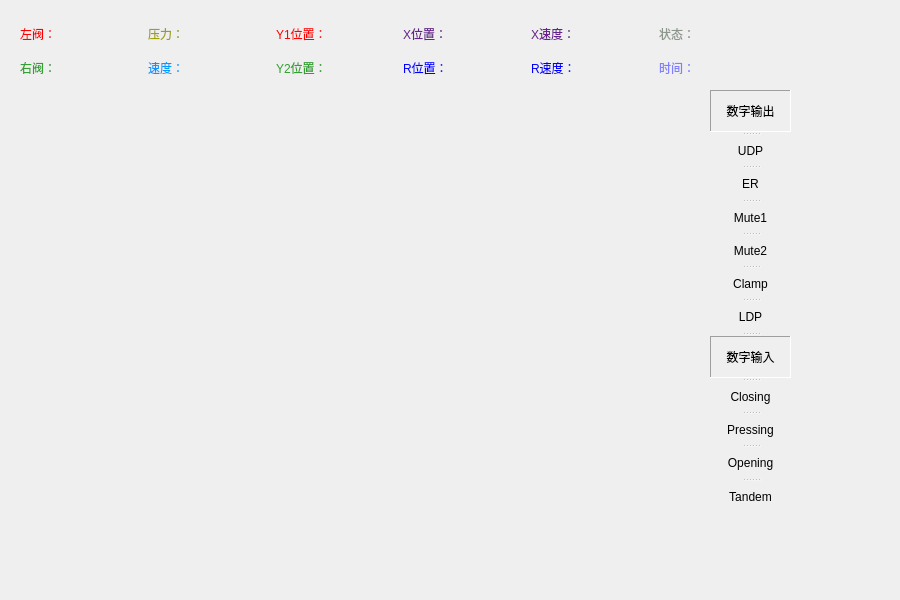
<?xml version="1.0" encoding="UTF-8"?>
<ui version="4.0">
 <class>Analyse</class>
 <widget class="QWidget" name="Analyse">
  <property name="geometry">
   <rect>
    <x>0</x>
    <y>0</y>
    <width>900</width>
    <height>600</height>
   </rect>
  </property>
  <property name="minimumSize">
   <size>
    <width>800</width>
    <height>600</height>
   </size>
  </property>
  <property name="maximumSize">
   <size>
    <width>900</width>
    <height>600</height>
   </size>
  </property>
  <property name="windowTitle">
   <string>Form</string>
  </property>
  <widget class="QSplitter" name="splitter">
   <property name="geometry">
    <rect>
     <x>710</x>
     <y>90</y>
     <width>81</width>
     <height>421</height>
    </rect>
   </property>
   <property name="orientation">
    <enum>Qt::Vertical</enum>
   </property>
   <widget class="QLabel" name="label_13">
    <property name="layoutDirection">
     <enum>Qt::LeftToRight</enum>
    </property>
    <property name="frameShape">
     <enum>QFrame::Panel</enum>
    </property>
    <property name="frameShadow">
     <enum>QFrame::Sunken</enum>
    </property>
    <property name="text">
     <string>数字输出</string>
    </property>
    <property name="scaledContents">
     <bool>false</bool>
    </property>
    <property name="alignment">
     <set>Qt::AlignCenter</set>
    </property>
   </widget>
   <widget class="QLabel" name="label_14">
    <property name="frameShape">
     <enum>QFrame::NoFrame</enum>
    </property>
    <property name="frameShadow">
     <enum>QFrame::Plain</enum>
    </property>
    <property name="text">
     <string>UDP</string>
    </property>
    <property name="alignment">
     <set>Qt::AlignCenter</set>
    </property>
   </widget>
   <widget class="QLabel" name="label_15">
    <property name="text">
     <string>ER</string>
    </property>
    <property name="alignment">
     <set>Qt::AlignCenter</set>
    </property>
   </widget>
   <widget class="QLabel" name="label_16">
    <property name="text">
     <string>Mute1</string>
    </property>
    <property name="alignment">
     <set>Qt::AlignCenter</set>
    </property>
   </widget>
   <widget class="QLabel" name="label_17">
    <property name="text">
     <string>Mute2</string>
    </property>
    <property name="alignment">
     <set>Qt::AlignCenter</set>
    </property>
   </widget>
   <widget class="QLabel" name="label_18">
    <property name="text">
     <string>Clamp</string>
    </property>
    <property name="alignment">
     <set>Qt::AlignCenter</set>
    </property>
   </widget>
   <widget class="QLabel" name="label_19">
    <property name="text">
     <string>LDP</string>
    </property>
    <property name="alignment">
     <set>Qt::AlignCenter</set>
    </property>
   </widget>
   <widget class="QLabel" name="label_20">
    <property name="frameShape">
     <enum>QFrame::Panel</enum>
    </property>
    <property name="frameShadow">
     <enum>QFrame::Sunken</enum>
    </property>
    <property name="text">
     <string>数字输入</string>
    </property>
    <property name="alignment">
     <set>Qt::AlignCenter</set>
    </property>
   </widget>
   <widget class="QLabel" name="label_21">
    <property name="text">
     <string>Closing</string>
    </property>
    <property name="alignment">
     <set>Qt::AlignCenter</set>
    </property>
   </widget>
   <widget class="QLabel" name="label_22">
    <property name="text">
     <string>Pressing</string>
    </property>
    <property name="alignment">
     <set>Qt::AlignCenter</set>
    </property>
   </widget>
   <widget class="QLabel" name="label_23">
    <property name="text">
     <string>Opening</string>
    </property>
    <property name="alignment">
     <set>Qt::AlignCenter</set>
    </property>
   </widget>
   <widget class="QLabel" name="label_24">
    <property name="text">
     <string>Tandem</string>
    </property>
    <property name="alignment">
     <set>Qt::AlignCenter</set>
    </property>
   </widget>
  </widget>
  <widget class="QWidget" name="layoutWidget">
   <property name="geometry">
    <rect>
     <x>20</x>
     <y>20</y>
     <width>761</width>
     <height>61</height>
    </rect>
   </property>
   <layout class="QGridLayout" name="gridLayout">
    <item row="0" column="0">
     <widget class="QLabel" name="label">
      <property name="styleSheet">
       <string notr="true">color:rgb(255,0,0)</string>
      </property>
      <property name="text">
       <string>左阀：</string>
      </property>
     </widget>
    </item>
    <item row="0" column="1">
     <widget class="QLabel" name="label_3">
      <property name="styleSheet">
       <string notr="true">color:rgb(160,160,0)</string>
      </property>
      <property name="text">
       <string>压力：</string>
      </property>
     </widget>
    </item>
    <item row="0" column="2">
     <widget class="QLabel" name="label_5">
      <property name="styleSheet">
       <string notr="true">color:rgb(255,0,0)</string>
      </property>
      <property name="text">
       <string>Y1位置：</string>
      </property>
     </widget>
    </item>
    <item row="0" column="3">
     <widget class="QLabel" name="label_7">
      <property name="styleSheet">
       <string notr="true">color:rgb(104,34,139)</string>
      </property>
      <property name="text">
       <string>X位置：</string>
      </property>
     </widget>
    </item>
    <item row="0" column="4">
     <widget class="QLabel" name="label_9">
      <property name="styleSheet">
       <string notr="true">color:rgb(104,34,139)</string>
      </property>
      <property name="text">
       <string>X速度：</string>
      </property>
     </widget>
    </item>
    <item row="0" column="5">
     <widget class="QLabel" name="label_11">
      <property name="styleSheet">
       <string notr="true">color:rgb(140,150,140)</string>
      </property>
      <property name="text">
       <string>状态：</string>
      </property>
     </widget>
    </item>
    <item row="1" column="0">
     <widget class="QLabel" name="label_2">
      <property name="styleSheet">
       <string notr="true">color:rgb(50,160,50)</string>
      </property>
      <property name="text">
       <string>右阀：</string>
      </property>
     </widget>
    </item>
    <item row="1" column="1">
     <widget class="QLabel" name="label_4">
      <property name="styleSheet">
       <string notr="true">color:rgb(0,155,255)</string>
      </property>
      <property name="text">
       <string>速度：</string>
      </property>
     </widget>
    </item>
    <item row="1" column="2">
     <widget class="QLabel" name="label_6">
      <property name="styleSheet">
       <string notr="true">color:rgb(50,160,50)</string>
      </property>
      <property name="text">
       <string>Y2位置：</string>
      </property>
     </widget>
    </item>
    <item row="1" column="3">
     <widget class="QLabel" name="label_8">
      <property name="styleSheet">
       <string notr="true">color:rgb(0,0,255)</string>
      </property>
      <property name="text">
       <string>R位置：</string>
      </property>
     </widget>
    </item>
    <item row="1" column="4">
     <widget class="QLabel" name="label_10">
      <property name="styleSheet">
       <string notr="true">color:rgb(0,0,255)</string>
      </property>
      <property name="text">
       <string>R速度：</string>
      </property>
     </widget>
    </item>
    <item row="1" column="5">
     <widget class="QLabel" name="label_12">
      <property name="styleSheet">
       <string notr="true">color:rgb(128,128,255)</string>
      </property>
      <property name="text">
       <string>时间：</string>
      </property>
     </widget>
    </item>
   </layout>
  </widget>
 </widget>
 <resources/>
 <connections/>
</ui>
